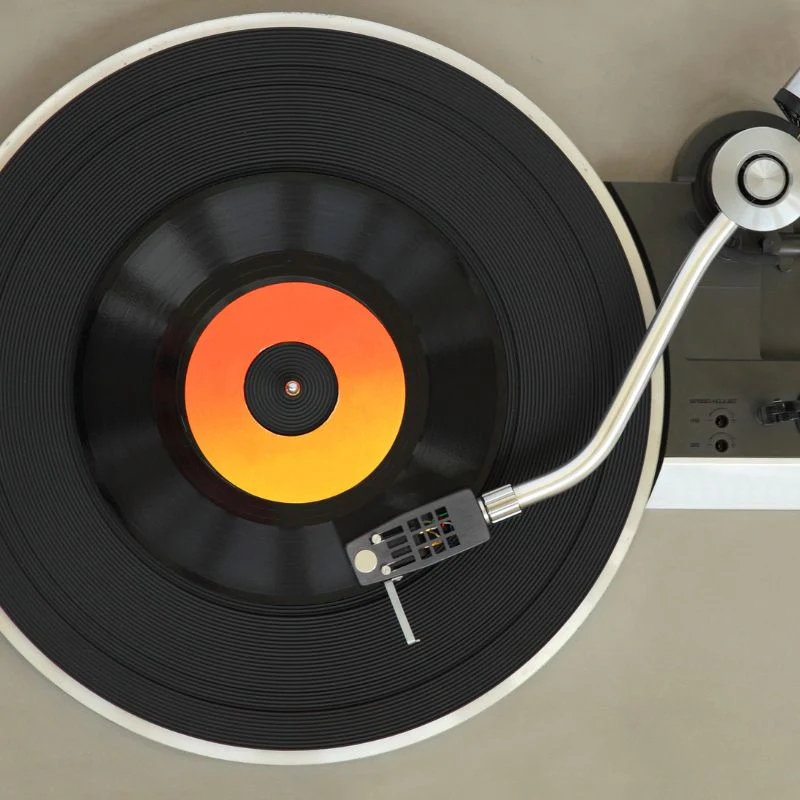
#> input picture groove_finder_test_images/test_vinyl_3.webp, 800 x 800 px
$ python groove_finder_test3.py
#> lines starting #> are read from the running program, lines starting #| are printed output that depends on the picture; after the words box and inside, x2 and y2 are one past the last pixel; in counts of white or black regions, pixels touching at a corner belong together
import cv2
import numpy as np

# Load the vinyl image
image = cv2.imread("groove_finder_test_images/test_vinyl_3.webp")
#> image is the input picture: shape (800, 800, 3); mean B, G, R 78.7, 90.1, 97.2

# Convert to grayscale
gray = cv2.cvtColor(image, cv2.COLOR_BGR2GRAY)
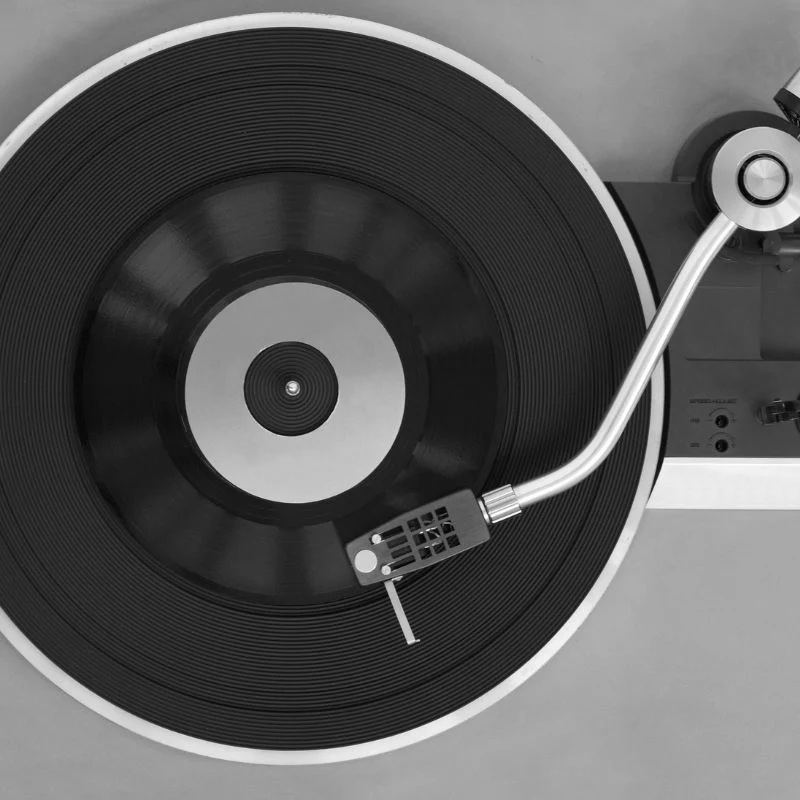
#> gray: shape (800, 800); min 0, max 255, mean 90.9

# Step 1: Detect and Mask Vinyl (Remove Background & Labels)
# Detect circles (vinyl records are circular)
circles = cv2.HoughCircles(gray, cv2.HOUGH_GRADIENT, 1.2, 100,
                           param1=50, param2=30, minRadius=100, maxRadius=500)
#> circles = 58 rows, first 8: [292.2, 389.4, 288.9], [395.4, 372.6, 331.1], [192.6, 399, 319.6], [364.2, 472.2, 249.8], [274.2, 288.6, 261.6], [253.8, 483, 253.5], [373.8, 267, 214.1], [189, 235.8, 179.8]

# Create a mask to remove non-vinyl areas
mask = np.zeros_like(gray)

if circles is not None:
    circles = np.uint16(np.around(circles))
#> circles = 58 rows, first 8: [292, 389, 289], [395, 373, 331], [193, 399, 320], [364, 472, 250], [274, 289, 262], [254, 483, 253], [374, 267, 214], [189, 236, 180]
    for i in circles[0, :]:
        center = (i[0], i[1])  # Center of detected vinyl
        radius = i[2]  # Radius of vinyl
        cv2.circle(mask, center, radius, (255, 255, 255), -1)  # Keep only vinyl area
#> this loop made 58 passes
#> (center, radius) on passes 1 to 12: ((292, 389), 289), ((395, 373), 331), ((193, 399), 320), ((364, 472), 250), ((274, 289), 262), ((254, 483), 253), ((374, 267), 214), ((189, 236), 180), ((313, 565), 181), ((464, 448), 172), ((196, 566), 177), ((307, 193), 160)
#> mask: shape (800, 800); every value is 255

# Apply mask to remove non-vinyl objects
vinyl_only = cv2.bitwise_and(gray, gray, mask=mask)

# 🔹 Step 2: Enhance Groove Contrast 🔹
# Apply Adaptive Histogram Equalization (AHE) to improve contrast
clahe = cv2.createCLAHE(clipLimit=2.0, tileGridSize=(8, 8))
contrast_enhanced = clahe.apply(vinyl_only)
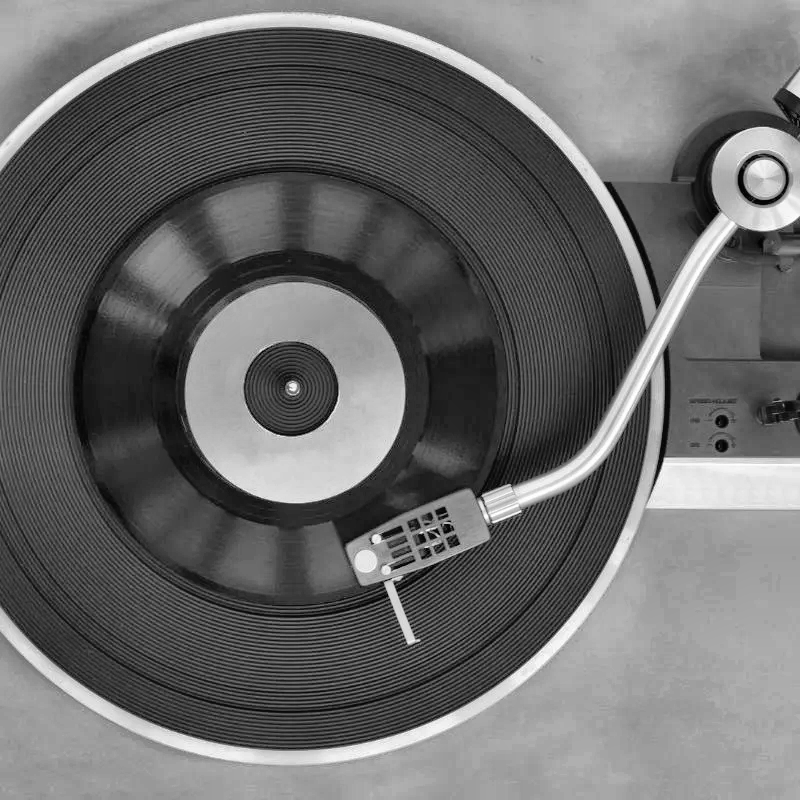
#> contrast_enhanced: shape (800, 800); min 0, max 255, mean 106.3

# Apply a high-pass filter to remove smooth areas (mimicking IR filtering)
high_pass = cv2.subtract(contrast_enhanced, cv2.GaussianBlur(contrast_enhanced, (21, 21), 0))
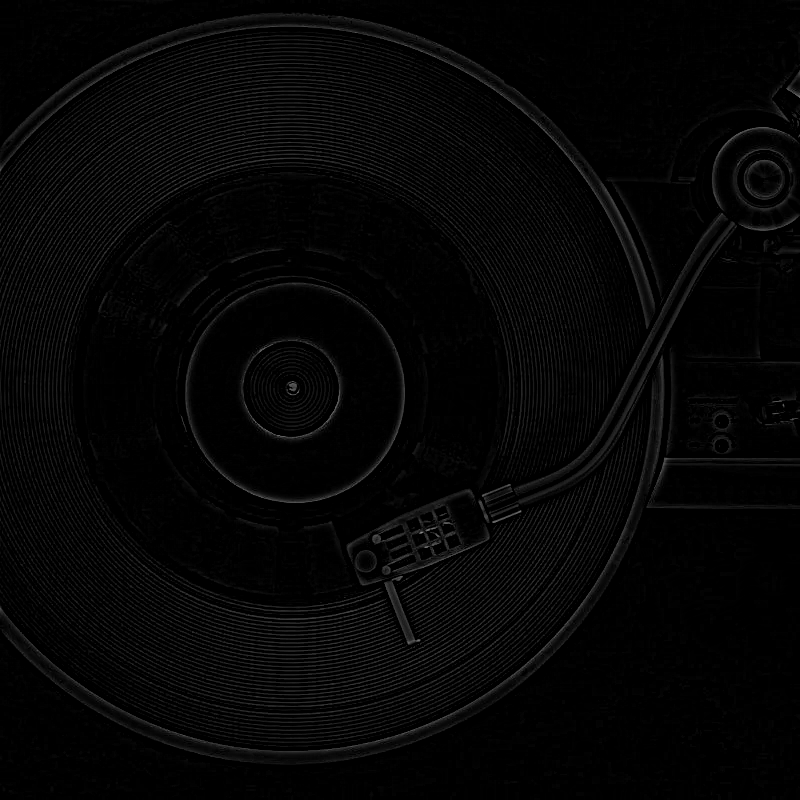
#> high_pass: shape (800, 800); min 0, max 142, mean 5.6

# 🔹 Step 3: Thresholding for Groove Detection 🔹
# Apply Adaptive Thresholding to highlight grooves
thresh = cv2.adaptiveThreshold(high_pass, 255, cv2.ADAPTIVE_THRESH_GAUSSIAN_C,
                               cv2.THRESH_BINARY_INV, 11, 2)
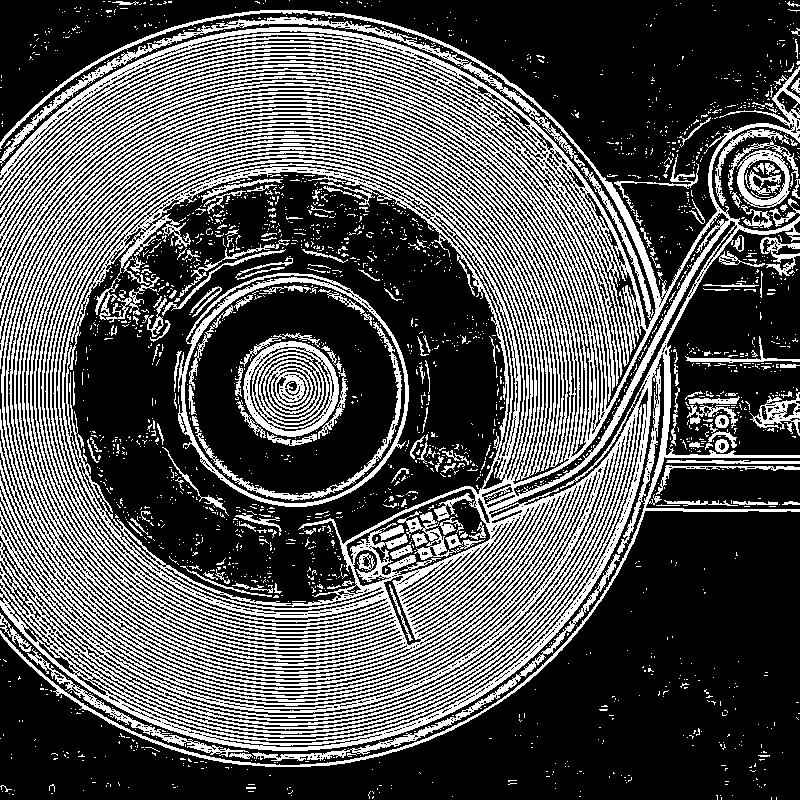
#> thresh: shape (800, 800); 32.3% white in thin lines or dots

# 🔹 Step 4: Find and Filter Contours (Remove Small Noise) 🔹
contours, _ = cv2.findContours(thresh, cv2.RETR_TREE, cv2.CHAIN_APPROX_SIMPLE)
#> contours = 4964 contours, 3948 with area under 20; largest, box (x1, y1, x2, y2) and area: (0, 10, 800, 767) 396460, (67, 171, 508, 606) 139690, (178, 273, 409, 507) 42016, (184, 281, 406, 504) 38476, (240, 333, 339, 437) 7201

# Keep only large contours (likely to be grooves)
filtered_contours = [cnt for cnt in contours if cv2.contourArea(cnt) > 50]
#> filtered_contours = 599 contours; largest, box (x1, y1, x2, y2) and area: (0, 10, 800, 767) 396460, (67, 171, 508, 606) 139690, (178, 273, 409, 507) 42016, (184, 281, 406, 504) 38476, (240, 333, 339, 437) 7201

# Draw filtered grooves
cv2.drawContours(image, filtered_contours, -1, (0, 255, 0), 1)
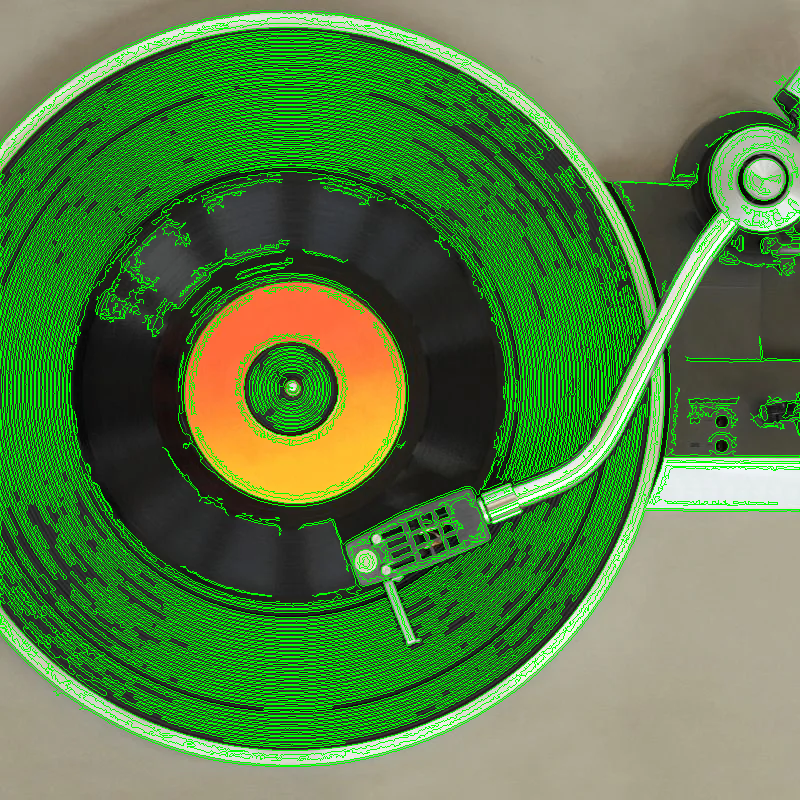
#> image: shape (800, 800, 3); 19.15% of pixels changed, all inside (x1, y1, x2, y2) = (0, 10, 800, 767)

# Show the final processed image
cv2.imshow("groove_finder_test6", image)
cv2.waitKey(0)
cv2.destroyAllWindows()
